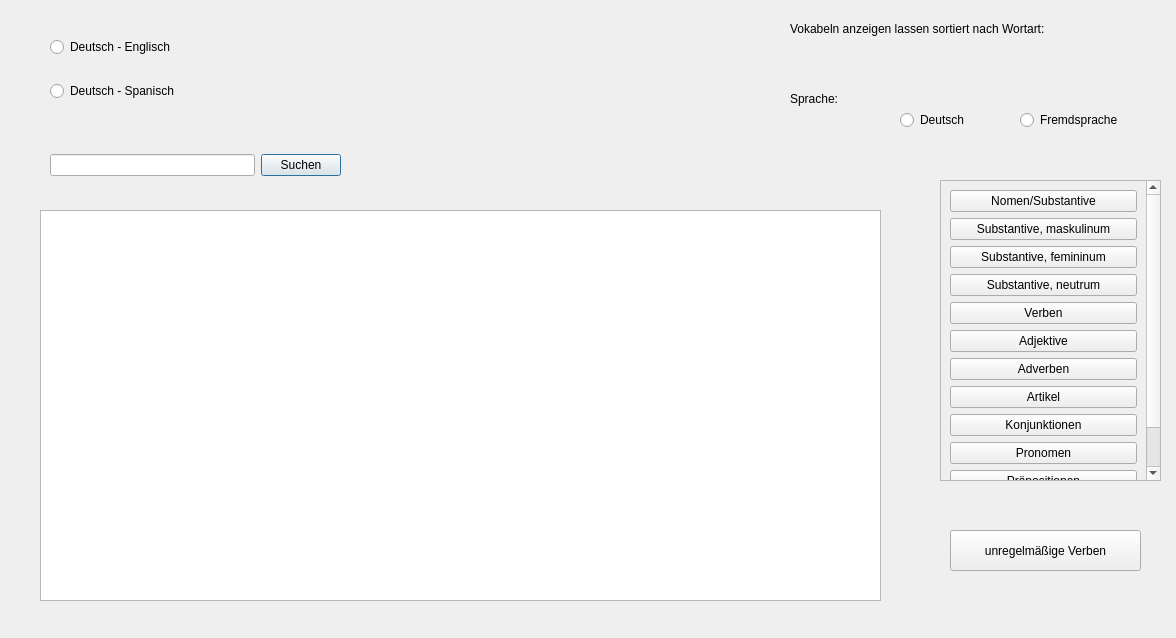
<?xml version="1.0" encoding="UTF-8"?>
<ui version="4.0">
 <class>Woerterbuch</class>
 <widget class="QDialog" name="Woerterbuch">
  <property name="geometry">
   <rect>
    <x>0</x>
    <y>0</y>
    <width>1176</width>
    <height>638</height>
   </rect>
  </property>
  <property name="windowTitle">
   <string>Dialog</string>
  </property>
  <widget class="QTableView" name="tableView">
   <property name="geometry">
    <rect>
     <x>40</x>
     <y>210</y>
     <width>841</width>
     <height>391</height>
    </rect>
   </property>
  </widget>
  <widget class="QWidget" name="horizontalLayoutWidget">
   <property name="geometry">
    <rect>
     <x>50</x>
     <y>120</y>
     <width>291</width>
     <height>91</height>
    </rect>
   </property>
   <layout class="QHBoxLayout" name="horizontalLayout">
    <item>
     <widget class="QLineEdit" name="lineEdit_Suche"/>
    </item>
    <item>
     <widget class="QPushButton" name="pushButton_Suche">
      <property name="text">
       <string>Suchen</string>
      </property>
     </widget>
    </item>
   </layout>
  </widget>
  <widget class="QLabel" name="label">
   <property name="geometry">
    <rect>
     <x>790</x>
     <y>20</y>
     <width>351</width>
     <height>17</height>
    </rect>
   </property>
   <property name="text">
    <string>Vokabeln anzeigen lassen sortiert nach Wortart:</string>
   </property>
  </widget>
  <widget class="QLabel" name="label_2">
   <property name="geometry">
    <rect>
     <x>790</x>
     <y>90</y>
     <width>67</width>
     <height>17</height>
    </rect>
   </property>
   <property name="text">
    <string>Sprache: </string>
   </property>
  </widget>
  <widget class="QWidget" name="gridLayoutWidget">
   <property name="geometry">
    <rect>
     <x>900</x>
     <y>80</y>
     <width>234</width>
     <height>80</height>
    </rect>
   </property>
   <layout class="QGridLayout" name="gridLayout">
    <item row="0" column="0">
     <widget class="QRadioButton" name="radioButton_Deutsch">
      <property name="text">
       <string>Deutsch</string>
      </property>
     </widget>
    </item>
    <item row="0" column="1">
     <widget class="QRadioButton" name="radioButton_Fremdsprache">
      <property name="text">
       <string>Fremdsprache</string>
      </property>
     </widget>
    </item>
   </layout>
  </widget>
  <widget class="QPushButton" name="pushButton_unregelVerben">
   <property name="geometry">
    <rect>
     <x>950</x>
     <y>530</y>
     <width>191</width>
     <height>41</height>
    </rect>
   </property>
   <property name="text">
    <string>unregelmäßige Verben</string>
   </property>
  </widget>
  <widget class="QScrollArea" name="scrollArea">
   <property name="geometry">
    <rect>
     <x>940</x>
     <y>180</y>
     <width>221</width>
     <height>301</height>
    </rect>
   </property>
   <property name="widgetResizable">
    <bool>true</bool>
   </property>
   <widget class="QWidget" name="scrollAreaWidgetContents">
    <property name="geometry">
     <rect>
      <x>0</x>
      <y>-85</y>
      <width>205</width>
      <height>384</height>
     </rect>
    </property>
    <layout class="QVBoxLayout" name="verticalLayout">
     <item>
      <widget class="QPushButton" name="pushbutton_Nomen">
       <property name="text">
        <string>Nomen/Substantive</string>
       </property>
      </widget>
     </item>
     <item>
      <widget class="QPushButton" name="pushButton_NomenMAS">
       <property name="text">
        <string>Substantive, maskulinum</string>
       </property>
      </widget>
     </item>
     <item>
      <widget class="QPushButton" name="pushButton_NomenFEM">
       <property name="text">
        <string>Substantive, femininum</string>
       </property>
      </widget>
     </item>
     <item>
      <widget class="QPushButton" name="pushButton_NomenNEU">
       <property name="text">
        <string>Substantive, neutrum</string>
       </property>
      </widget>
     </item>
     <item>
      <widget class="QPushButton" name="pushbutton_Verben">
       <property name="text">
        <string>Verben</string>
       </property>
      </widget>
     </item>
     <item>
      <widget class="QPushButton" name="pushbutton_Adjektive">
       <property name="text">
        <string>Adjektive</string>
       </property>
      </widget>
     </item>
     <item>
      <widget class="QPushButton" name="pushButton_Adverben">
       <property name="text">
        <string>Adverben</string>
       </property>
      </widget>
     </item>
     <item>
      <widget class="QPushButton" name="pushButton_Artikel">
       <property name="text">
        <string>Artikel</string>
       </property>
      </widget>
     </item>
     <item>
      <widget class="QPushButton" name="pushButton_Konjunktionen">
       <property name="text">
        <string>Konjunktionen</string>
       </property>
      </widget>
     </item>
     <item>
      <widget class="QPushButton" name="pushButton_Pronomen">
       <property name="text">
        <string>Pronomen</string>
       </property>
      </widget>
     </item>
     <item>
      <widget class="QPushButton" name="pushButton_Praeposition">
       <property name="text">
        <string>Präpositionen</string>
       </property>
      </widget>
     </item>
     <item>
      <widget class="QPushButton" name="pushButton_Zahlenwoerter">
       <property name="text">
        <string>Zahlenwörter</string>
       </property>
      </widget>
     </item>
    </layout>
   </widget>
  </widget>
  <widget class="QWidget" name="verticalLayoutWidget">
   <property name="geometry">
    <rect>
     <x>50</x>
     <y>19</y>
     <width>211</width>
     <height>101</height>
    </rect>
   </property>
   <layout class="QVBoxLayout" name="verticalLayout_2">
    <item>
     <widget class="QRadioButton" name="radioButton_DE">
      <property name="text">
       <string>Deutsch - Englisch</string>
      </property>
     </widget>
    </item>
    <item>
     <widget class="QRadioButton" name="radioButton_DS">
      <property name="text">
       <string>Deutsch - Spanisch</string>
      </property>
     </widget>
    </item>
   </layout>
  </widget>
 </widget>
 <resources/>
 <connections/>
</ui>
